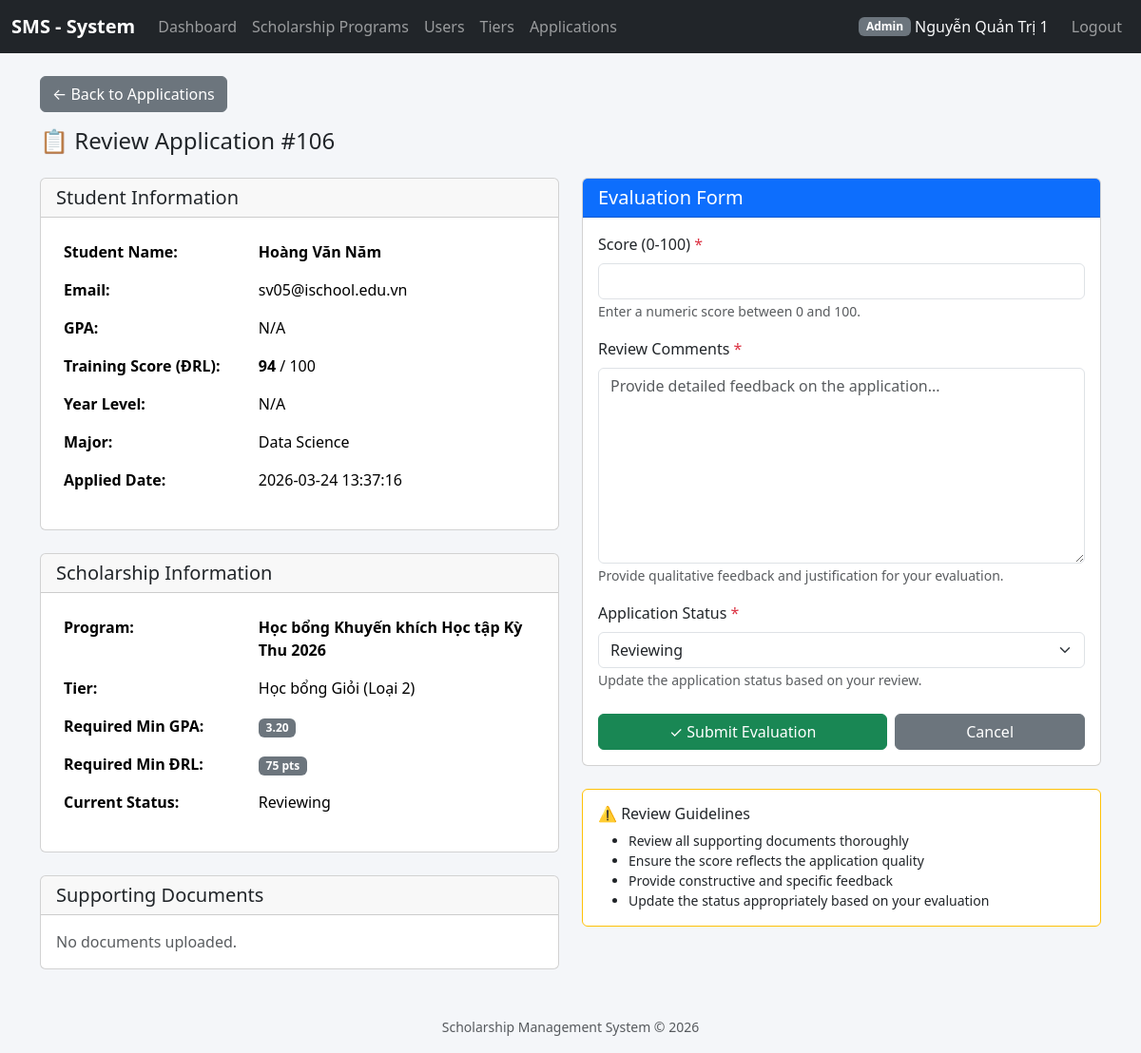
Page /index.php?controller=applications&action=review&id=106 (signed in) on the committed database.
### tables this page shows
CREATE TABLE `applications` (
  `id` int(11) NOT NULL,
  `user_id` int(11) NOT NULL,
  `tier_id` int(11) NOT NULL,
  `profile_id` int(11) NOT NULL,
  `reviewer_id` int(11) DEFAULT NULL,
  `status` enum('pending','reviewing','approved','rejected') DEFAULT 'pending',
  `applied_date` timestamp NOT NULL DEFAULT current_timestamp()
);

CREATE TABLE `users` (
  `id` int(11) NOT NULL,
  `email` varchar(255) NOT NULL,
  `password_hash` varchar(255) NOT NULL,
  `full_name` varchar(150) NOT NULL COMMENT 'Lưu họ tên chung cho toàn bộ User',
  `role` enum('admin','student','reviewer') DEFAULT 'student',
  `created_at` timestamp NOT NULL DEFAULT current_timestamp()
);

CREATE TABLE `student_profiles` (
  `id` int(11) NOT NULL,
  `user_id` int(11) NOT NULL,
  `gpa` decimal(3,2) DEFAULT NULL,
  `year_level` varchar(50) DEFAULT NULL,
  `student_code` varchar(20) NOT NULL,
  `full_name` varchar(100) NOT NULL,
  `major` varchar(100) DEFAULT NULL,
  `current_gpa` decimal(3,2) DEFAULT NULL,
  `accumulated_credits` int(11) DEFAULT NULL,
  `conduct_score` int(11) DEFAULT NULL,
  `updated_at` timestamp NOT NULL DEFAULT current_timestamp() ON UPDATE current_timestamp(),
  `training_score` int(11) DEFAULT 0
);

CREATE TABLE `scholarship_programs` (
  `id` int(11) NOT NULL,
  `title` varchar(255) NOT NULL,
  `scholarship_type` enum('internal_academic','corporate_sponsor','social_support') NOT NULL,
  `start_date` date DEFAULT NULL,
  `end_date` date DEFAULT NULL,
  `status` enum('active','closed','draft') DEFAULT 'draft',
  `min_gpa` decimal(3,2) DEFAULT 0.00,
  `min_training_score` int(11) DEFAULT 0
);

CREATE TABLE `scholarship_tiers` (
  `id` int(11) NOT NULL,
  `program_id` int(11) NOT NULL,
  `tier_name` varchar(100) NOT NULL COMMENT 'Ex: Xuất sắc hạng 1',
  `reward_amount` decimal(12,2) NOT NULL,
  `quota` int(11) DEFAULT 0
);

### controllers/ApplicationController.php (called while the page is built, shortened)
<?php
require_once __DIR__ . '/../models/ApplicationModel.php';
class ApplicationController
{
    private ApplicationModel $model;
    private ApplicationDocumentModel $documentModel;
    public function __construct()
    {
        $this->model = new ApplicationModel();
        $this->documentModel = new ApplicationDocumentModel();
    }
    public function review(): void
    {
        $id = (int)($_GET['id'] ?? 0);
        $application = $this->model->getApplicationWithDetails($id);
        $documents = $this->documentModel->getByApplicationId($id);
        $existingReview = $this->model->getReviewByApplicationId($id);
        require __DIR__ . '/../views/applications/review.php';
    }
}

### helpers/functions.php (called while the page is built, shortened)
<?php
function e(?string $value): string
{
    return htmlspecialchars($value ?? '', ENT_QUOTES, 'UTF-8');
}
function url(string $controller, string $action = 'index', array $params = []): string
{
    $query = array_merge(['controller' => $controller, 'action' => $action], $params);
    return 'index.php?' . http_build_query($query);
}

### config/database.php (called while the page is built)
<?php
class Database
{
    private static ?PDO $instance = null;
    public static function getConnection(): PDO
    {
        if (self::$instance === null) {
            $host    = 'localhost';
            $dbname  = 'scholarship_system';
            $user    = 'root';
            $pass    = '';
            $charset = 'utf8mb4';
            $dsn = "mysql:host={$host};dbname={$dbname};charset={$charset}";
            $options = [
                PDO::ATTR_ERRMODE            => PDO::ERRMODE_EXCEPTION,
                PDO::ATTR_DEFAULT_FETCH_MODE => PDO::FETCH_ASSOC,
                PDO::ATTR_EMULATE_PREPARES   => false,
            ];
            try {
                self::$instance = new PDO($dsn, $user, $pass, $options);
            } catch (PDOException $e) {
                die('Kết nối CSDL thất bại: ' . $e->getMessage());
            }
        }
        return self::$instance;
    }
}

### models/ApplicationModel.php (called while the page is built, shortened)
<?php
require_once __DIR__ . '/../config/database.php';
class ApplicationModel
{
    private PDO $pdo;
    public function __construct()
    {
        $this->pdo = Database::getConnection();
    }
    public function getApplicationWithDetails(int $id): array|false
    {
        $stmt = $this->pdo->prepare("
            SELECT
                a.id,
                a.user_id,
                a.tier_id,
                a.status,
                a.applied_date,
                u.full_name as student_name,
                u.email as student_email,
                sp.gpa,
                sp.year_level,
                sp.major,
                sp.training_score,       -- UPDATED: Pulls student's actual training score
                st.tier_name,
                sch.title as program_title,
                sch.min_gpa,              -- UPDATED: Pulls program eligibility requirement
                sch.min_training_score    -- UPDATED: Pulls program eligibility requirement
            FROM applications a
            INNER JOIN users u ON a.user_id = u.id
            INNER JOIN student_profiles sp ON a.profile_id = sp.id
            INNER JOIN scholarship_tiers st ON a.tier_id = st.id
            INNER JOIN scholarship_programs sch ON st.program_id = sch.id
            WHERE a.id = ?
        ");
        $stmt->execute([$id]);
        return $stmt->fetch(PDO::FETCH_ASSOC);
    }
    public function getReviewByApplicationId(int $applicationId): array|false
    {
        $stmt = $this->pdo->prepare("
            SELECT
                ar.id,
                ar.application_id,
                ar.reviewer_id,
                ar.score,
                ar.comment,
                ar.created_at,
                u.full_name as reviewer_name
            FROM application_reviews ar
            INNER JOIN users u ON ar.reviewer_id = u.id
            WHERE ar.application_id = ?
            ORDER BY ar.created_at DESC
            LIMIT 1
        ");
        $stmt->execute([$applicationId]);
        return $stmt->fetch(PDO::FETCH_ASSOC);
    }
    private function ensureReviewsTableExists(): void
    {
        $this->pdo->exec("
            CREATE TABLE IF NOT EXISTS application_reviews (
                id INT AUTO_INCREMENT PRIMARY KEY,
                application_id INT NOT NULL,
                reviewer_id INT NOT NULL,
                score DECIMAL(5,2) NOT NULL,
                comment TEXT NOT NULL,
                created_at TIMESTAMP DEFAULT CURRENT_TIMESTAMP,
                UNIQUE KEY unique_app_review (application_id),
                FOREIGN KEY (application_id) REFERENCES applications(id) ON DELETE CASCADE,
                FOREIGN KEY (reviewer_id) REFERENCES users(id) ON DELETE CASCADE
            )
        ");
    }
}

### views/applications/review.php (the view, shortened to what this page needs)
<?php
require_once __DIR__ . '/../partials/header.php';
?>
<div class="mb-3">
    <a href="<?= e(url('applications', 'index')) ?>" class="btn btn-secondary">← Back to Applications</a>
</div>
<h4 class="mb-4">📋 Review Application #<?= e($application['id']) ?></h4>
<div class="row">
    <div class="col-md-6">
        <div class="card mb-4">
            <div class="card-header">
                <h5 class="mb-0">Student Information</h5>
            </div>
            <div class="card-body">
                <table class="table table-borderless">
                    <tr>
                        <th style="width: 40%;">Student Name:</th>
                        <td><strong><?= e($application['student_name']) ?></strong></td>
                    </tr>
                    <tr>
                        <th>Email:</th>
                        <td><?= e($application['student_email']) ?></td>
                    </tr>
                    <tr>
                        <th>GPA:</th>
                        <td><?= e($application['gpa'] ?? 'N/A') ?></td>
                    </tr>
                    <tr>
                        <th>Training Score (ĐRL):</th>
                        <td><strong><?= e($application['training_score'] ?? '0') ?></strong> / 100</td>
                    </tr>
                    <tr>
                        <th>Year Level:</th>
                        <td><?= e($application['year_level'] ?? 'N/A') ?></td>
                    </tr>
                    <tr>
                        <th>Major:</th>
                        <td><?= e($application['major'] ?? 'N/A') ?></td>
                    </tr>
                    <tr>
                        <th>Applied Date:</th>
                        <td><?= e($application['applied_date']) ?></td>
                    </tr>
                </table>
            </div>
        </div>
        <div class="card mb-4">
            <div class="card-header">
                <h5 class="mb-0">Scholarship Information</h5>
            </div>
            <div class="card-body">
                <table class="table table-borderless">
                    <tr>
                        <th style="width: 40%;">Program:</th>
                        <td><strong><?= e($application['program_title']) ?></strong></td>
                    </tr>
                    <tr>
                        <th>Tier:</th>
                        <td><?= e($application['tier_name']) ?></td>
                    </tr>
                    <tr>
                        <th>Required Min GPA:</th>
                        <td><span class="badge bg-secondary"><?= number_format($application['min_gpa'] ?? 0.00, 2) ?></span></td>
                    </tr>
                    <tr>
                        <th>Required Min ĐRL:</th>
                        <td><span class="badge bg-secondary"><?= e($application['min_training_score'] ?? 0) ?> pts</span></td>
                    </tr>
                    <tr>
                        <th>Current Status:</th>
                        <td>
                            <?php
                            $statusClass = 'status-draft';
                            switch ($application['status']) {
                                case 'reviewing':
                                    $statusClass = 'status-draft';
                                    break;
                            }
                            ?>
                            <span class="status-badge <?= $statusClass ?>">
                                <?= e(ucfirst($application['status'])) ?>
                            </span>
                        </td>
                    </tr>
                </table>
            </div>
        </div>
        <div class="card">
            <div class="card-header">
                <h5 class="mb-0">Supporting Documents</h5>
            </div>
            <div class="card-body">
                <?php if (empty($documents)): ?>
                    <p class="text-muted mb-0">No documents uploaded.</p>
                <?php endif; ?>
            </div>
        </div>
    </div>
    <div class="col-md-6">
        <div class="card">
            <div class="card-header bg-primary text-white">
                <h5 class="mb-0">Evaluation Form</h5>
            </div>
            <div class="card-body">
                <form method="POST" action="<?= e(url('applications', 'submitReview')) ?>" id="reviewForm">
                    <div class="mb-3">
                        <label for="score" class="form-label">Score (0-100) <span class="text-danger">*</span></label>
                        <input
                            type="number"
                            class="form-control"
                            id="score"
                            name="score"
                            min="0"
                            max="100"
                            step="0.01"
                            value="<?= e($existingReview['score'] ?? '') ?>"
                            required>
                        <small class="form-text text-muted">Enter a numeric score between 0 and 100.</small>
                    </div>
                    <div class="mb-3">
                        <label for="comment" class="form-label">Review Comments <span class="text-danger">*</span></label>
                        <textarea
                            class="form-control"
                            id="comment"
                            name="comment"
                            rows="8"
                            required
                            placeholder="Provide detailed feedback on the application..."><?= e($existingReview['comment'] ?? '') ?></textarea>
                        <small class="form-text text-muted">Provide qualitative feedback and justification for your evaluation.</small>
                    </div>
                    <div class="mb-4">
                        <label for="status" class="form-label">Application Status <span class="text-danger">*</span></label>
                        <select class="form-select" id="status" name="status" required>
                            <option value="reviewing" <?= ($application['status'] === 'reviewing') ? 'selected' : '' ?>>Reviewing</option>
                        </select>
                        <small class="form-text text-muted">Update the application status based on your review.</small>
                    </div>
                    <div class="d-flex gap-2">
                        <button type="submit" class="btn btn-success flex-fill">
                            ✓ Submit Evaluation
                        </button>
                        <a href="<?= e(url('applications', 'index')) ?>" class="btn btn-secondary flex-fill">
                            Cancel
                        </a>
                    </div>
                </form>
            </div>
        </div>
        <div class="card mt-4 border-warning">
            <div class="card-body">
                <h6 class="card-title">⚠️ Review Guidelines</h6>
                <ul class="mb-0 small">
                    <li>Review all supporting documents thoroughly</li>
                    <li>Ensure the score reflects the application quality</li>
                    <li>Provide constructive and specific feedback</li>
                    <li>Update the status appropriately based on your evaluation</li>
                </ul>
            </div>
        </div>
    </div>
</div>
<?php require_once __DIR__ . '/../partials/footer.php'; ?>

### views/partials/header.php (style rules this page uses)
body { background-color: #f4f6f9; }

### rows in the picture
applications: id "106", user.full_name "Hoàng Văn Năm", user.email "sv05@ischool.edu.vn", profile.gpa "N/A", profile.training_score "94", profile.year_level "N/A", profile.major "Data Science", applied_date "2026-03-24 13:37:16", scholarship_programs.title "Học bổng Khuyến khích Học tập Kỳ Thu 2026", tier.tier_name "Học bổng Giỏi (Loại 2)", scholarship_programs.min_gpa "3.20", scholarship_programs.min_training_score "75", status "Reviewing"

### other values in the picture
$u['role'] "Admin"
$u['full_name'] "Nguyễn Quản Trị 1"
